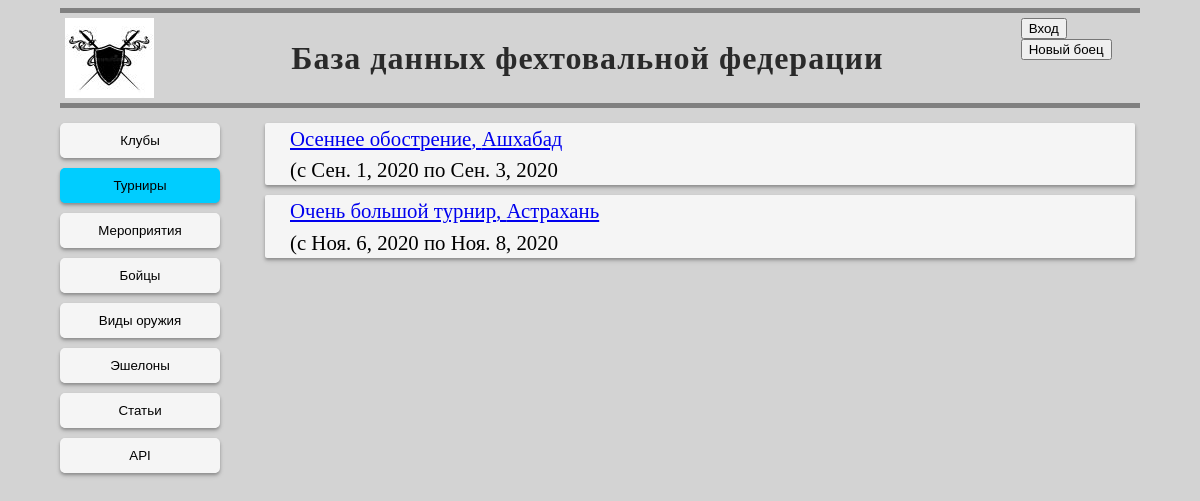
/tournaments/, run on the app's committed database.
### mainpage/models.py (models this page shows, shortened)
class Tournaments(models.Model):
    class Meta:
        verbose_name = 'Турнир'
        verbose_name_plural = 'Турниры'
    owner = models.ForeignKey(User, on_delete=models.SET_NULL, blank=True, null=True, related_name='tournament_owner')
    managers = models.ManyToManyField(User, related_name='tournament_managers')
    name = models.CharField(max_length=100, blank=False, null=False)
    city = models.CharField(max_length=30, blank=False, null=False)
    emblem = models.ImageField(upload_to='images/tournaments', blank=True, null=True)
    start_date = models.DateField(blank=False, null=False)
    end_date = models.DateField(blank=False, null=False, default=start_date)
    description = models.TextField(blank=True, null=True)
    rules_text = models.TextField(blank=True, null=True)
    rules_file = models.FileField(blank=True, null=True, upload_to='docs')
    rules_json = models.TextField(blank=True, null=True)
    cancelled = models.BooleanField(default=False)

### tournaments/views.py (the view)
# urls.py: path('', views.tournaments_list)
def tournaments_list(request):
    tournaments = Tournaments.objects.all()
    context = {
        'tournaments': tournaments,
    }
    return render(request, 'tournaments/tournaments_list.html', context)

### templates/tournaments/tournaments_list.html
{% extends  'base.html' %}
{% block nav %}
		<button class="nav_button" onclick="location.href='/clubs'">Клубы</button>
		<button class="nav_button nav_button_active" onclick="location.href='..'">Турниры</button>
		<button class="nav_button" onclick="location.href='#'">Мероприятия</button>
		<button class="nav_button" onclick="location.href='/fighters'">Бойцы</button>
        <button class="nav_button" onclick="location.href='/info/weapons'">Виды оружия</button>
        <button class="nav_button" onclick="location.href='/info/divisions'">Эшелоны</button>
		<button class="nav_button" onclick="location.href='#'">Статьи</button>
		<button class="nav_button" onclick="location.href='#'">API</button>
{% endblock nav %}
{% block main %}
    {% for x in tournaments %}
        <div class="data_card" >
            <div class="inline_data">
                <div><a href="{{ x.id }}">{{ x.name }}, {{ x.city }}</a></div>
                <div>(c {{ x.start_date }} по {{ x.end_date }}</div>
            </div>
        </div>
    {% endfor %}
{% endblock %}

### media/base.css (style rules this page uses)
* { box-sizing: border-box; }
body { background-color: lightgray; max-width: 1200px; margin-left: 5vw; margin-right: 5vw; }
.nav_button { padding-top: 10px; padding-bottom: 10px; margin-top: 5px; margin-bottom: 5px; width: 80%; min-width: 105px; font-weight: 500; background-color: #F5F5F5; border-style: solid; border-top-style: none; border-bottom-style: none; border-left-width: thick; border-right-width: thick; border-color: #F5F5F5; border-radius: 5px; box-shadow: 0 3px 5px rgba(0, 0, 0, 0.12), 0 2px 3px rgba(0, 0, 0, 0.24); text-decoration: none; text-align: center; transition-duration: 0.5s; transition-property: border-color; }
.nav_button_active { background-color: #00CDFF; border-color: #00CDFF; }
.data_card { width: 100%; margin: 5px; display: flex; justify-content: flex-start; padding-left: 5px; padding-right: 5px; background-color: #F5F5F5; border-style: none; border-width: thin; border-radius: 2px; box-shadow: 0 3px 5px rgba(0, 0, 0, 0.12), 0 2px 3px rgba(0, 0, 0, 0.24); }
.inline_data { width: 100%; display: flex; margin-left: 20px; line-height: 1.5em; flex-direction: column; justify-content: center; align-items: flex-start; }

### data on the page
Tournaments: name "Осеннее обострение", city "Ашхабад", start_date "Сен. 1, 2020", end_date "Сен. 3, 2020"
Tournaments: name "Очень большой турнир", city "Астрахань", start_date "Ноя. 6, 2020", end_date "Ноя. 8, 2020"
